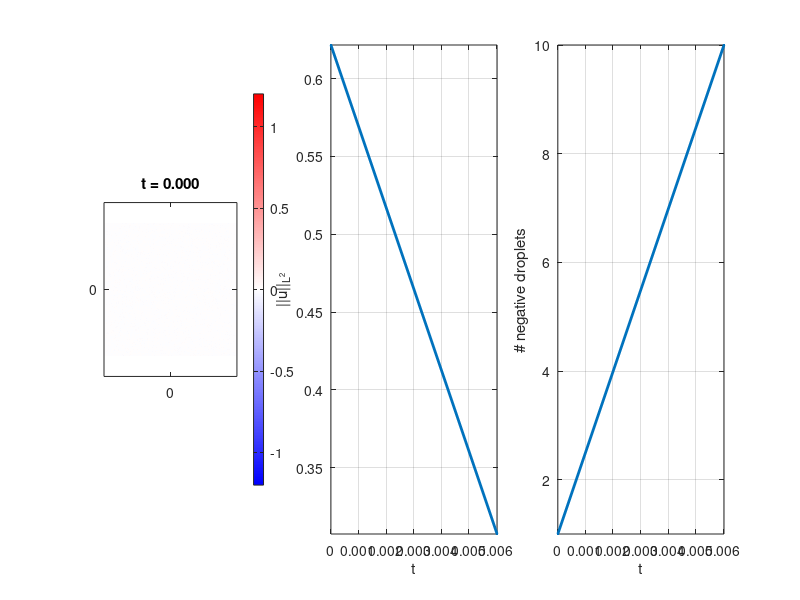

Recreate this plot in MATLAB. (Note: this script raises an error after producing the figure.)
function CH2D_phase_separation()
    clc; clear; close all;
    image = "count_droplets"; % "count_droplets" or "count_minmax"
    
    %% Parameters
    function mu = mu(t)
        mu = 3;
    end
    
    t0 = 0.0;
    T  = 5.0;
    
    scale=20;
    Lx = scale*pi;
    Ly = scale*pi;
    
    Nx = 2^8;
    Ny = 2^8;
    
    dx = Lx/Nx;
    dy = Ly/Ny;
    
    movie_dt = 0.05;
    
    %% Initial condition

    % random
    sigma = 0.01;
    u0 = sigma*randn(Nx,Ny);
    u_hat = fft2(u0);

    % gaussian
    % u0 = exp(-(X.^2 + Y.^2)/sigma);
    % u_hat = fft2(u0);
    
    %% discretization
    % spatial discretization
    x = (-Nx/2:Nx/2-1)*dx;
    y = (-Ny/2:Ny/2-1)*dy;
    
    [X,Y] = ndgrid(x,y);
    
    % time discretization
    dt = 0.1 * min(dx,dy)^2;
    t = t0:dt:T;
    
    %% Fourier wavenumbers
    
    kx = 2*pi * [0:Nx/2-1 -Nx/2:-1] / Lx;
    ky = 2*pi * [0:Ny/2-1 -Ny/2:-1] / Ly;
    
    [KX,KY] = ndgrid(kx,ky);
    
    Laplacian_k = -(KX.^2 + KY.^2);

    %% 2/3 dealiasing mask

    kx_max = max(abs(kx));
    ky_max = max(abs(ky));
    
    dealias_mask = (abs(KX) <= (2/3)*kx_max) & (abs(KY) <= (2/3)*ky_max);
    
    %% Plot setup
    figure('Position',[100 100 1800 600])
    %% first plot: solution
    subplot(1,3,1)
    
    u_phys = real(ifft2(u_hat));
    
    im = imagesc(x,y,u_phys');
    axis equal tight
    set(gca,'YDir','normal')
    
    colormap(seismic_colormap())
    caxis([-1.2 1.2])
    colorbar
    
    title(sprintf('t = %.3f',t(1)))
    xticks([-scale*pi 0 scale*pi])
    xticklabels({['-' num2str(scale,'%.0f')] ,'0', [num2str(scale,'%.0f') '\pi']})
    yticks([-scale*pi 0 scale*pi])
    yticklabels({['-' num2str(scale,'%.0f')] ,'0', [num2str(scale,'%.0f') '\pi']})

    %% second plot: L2 norm
    subplot(1,3,2)
    
    t_hist = t(1);
    l2_hist = l2_norm_periodic(u_hat,Lx,Ly);
    
    hline = plot(t_hist,l2_hist,'LineWidth',2);
    
    xlabel('t')
    ylabel('||u||_{L^2}')
    grid on
    
    %% third plot: defects
    subplot(1,3,3)

    if image == "count_droplets"
        BW = u_phys < 0;
        BW = bwareaopen(BW,20);
        CC = bwconncomp(BW,8);
        defect_hist = CC.NumObjects;

        dline = plot(t_hist, defect_hist, 'LineWidth',2);
        
        xlabel('t')
        ylabel('# negative droplets')
    elseif image == "count_minmax"
        mx = imregionalmax(u_phys) & (u_phys > 0.5);
        mn = imregionalmin(u_phys) & (u_phys < -0.5);
    
        nmax = nnz(mx);
        nmin = nnz(mn);
    
        defect_max_hist = nmax;
        defect_min_hist = nmin;
        
        dlinemax = plot(t_hist, defect_max_hist, 'LineWidth',2, 'DisplayName', '# maxima');
        hold on;
        dlinemin = plot(t_hist, defect_min_hist, 'LineWidth',2, 'DisplayName', '# minima');
        
        xlabel('t')
        legend show
    end

    grid on
    
    drawnow
    
    %% GIF setup
    save_gif = true;
    gif_filename = ['cahn_hilliard_2D_muIC=' num2str(mu(0),'%.2f') '.gif'];
    
    frame_count = 1;
    
    next_movie_time = t0;
    
    %% Time loop
    for n = 1:length(t)-1
        lambda = -Laplacian_k.^2 - mu(t(n))*Laplacian_k;

        u_phys = real(ifft2(u_hat));
        u3_hat = fft2(u_phys.^3);
        N_hat = Laplacian_k .* dealias_mask .* u3_hat;
    
        % explicit nonlinear, semi-explicit linear
        u_hat = ((1 + 0.5*dt*lambda).*u_hat + dt*N_hat) ...
                ./ (1 - 0.5*dt*lambda);
        u_hat = dealias_mask .* u_hat;
        u_phys = real(ifft2(u_hat));

        t_hist(end+1) = t(n+1);
        l2_hist(end+1) = l2_norm_periodic(u_hat,Lx,Ly);
        
        % count defect proxy
        if image == "count_droplets"  
            BW = u_phys < 0;
            BW = bwareaopen(BW,20);
            CC = bwconncomp(BW,8);
            defect_hist(end+1) = CC.NumObjects;

        elseif image == "count_minmax"
            mx = imregionalmax(u_phys) & (u_phys > 0.5);
            mn = imregionalmin(u_phys) & (u_phys < -0.5);
        
            nmax = nnz(mx);
            nmin = nnz(mn);
        
            defect_max_hist(end+1) = nmax;
            defect_min_hist(end+1) = nmin;
        end

        if (t(n+1) >= next_movie_time) || (n+1 == length(t))
    
            next_movie_time = next_movie_time + movie_dt;
            u_phys = real(ifft2(u_hat));
    
            set(im,'CData',u_phys')
            subplot(1,3,1)

            subplot(1,3,2)
            set(hline,'XData',t_hist,'YData',l2_hist)
            axis tight
            
            subplot(1,3,3)
            if image == "count_droplets"                
                set(dline,'XData',t_hist,'YData',defect_hist);

            elseif image == "count_minmax"
                set(dlinemax,'XData',t_hist,'YData',defect_max_hist);
                set(dlinemin,'XData',t_hist,'YData',defect_min_hist);
                
                xlabel('t')
            end
            axis tight
    
            drawnow
    
            if save_gif
                frame = getframe(gcf);
                img = frame2im(frame);
    
                [A,map] = rgb2ind(img,256);
                if frame_count == 1
                    imwrite(A,map,gif_filename,'gif','LoopCount',Inf,'DelayTime',0.05);
                else
                    imwrite(A,map,gif_filename,'gif','WriteMode','append','DelayTime',0.05);
                end
    
                frame_count = frame_count + 1;
    
            end
        end
    end
    disp(['GIF saved to: ', gif_filename])

end


%% L2 norm
function val = l2_norm_periodic(u_hat,Lx,Ly)
    [Nx,Ny] = size(u_hat);
    val = sqrt(Lx*Ly) * sqrt(sum(abs(u_hat(:)).^2)) /(Nx*Ny);
end
    
    
%% Seismic colormap    
function cmap = seismic_colormap()
    
    n = 256;
    
    r = [(0:n/2-1)/(n/2), ones(1,n/2)];
    g = [(0:n/2-1)/(n/2), (n/2-1:-1:0)/(n/2)];
    b = [ones(1,n/2), (n/2-1:-1:0)/(n/2)];
    
    cmap = [r(:),g(:),b(:)];

end
